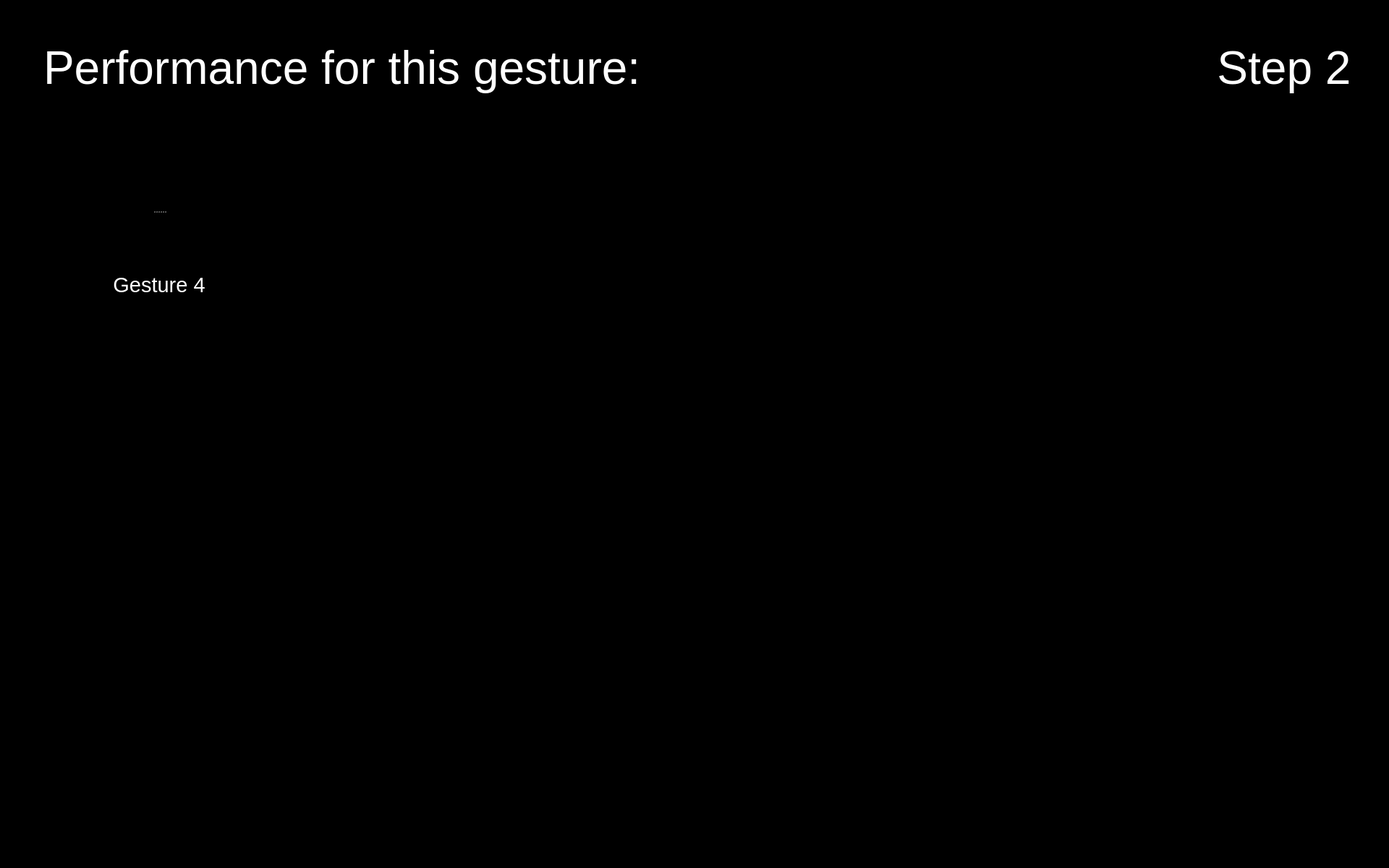
<?xml version="1.0" encoding="UTF-8"?>
<ui version="4.0">
 <class>Form</class>
 <widget class="QWidget" name="Form">
  <property name="geometry">
   <rect>
    <x>0</x>
    <y>0</y>
    <width>1920</width>
    <height>1200</height>
   </rect>
  </property>
  <property name="maximumSize">
   <size>
    <width>1920</width>
    <height>1200</height>
   </size>
  </property>
  <property name="windowTitle">
   <string>Form</string>
  </property>
  <property name="styleSheet">
   <string notr="true">background-color: rgb(0, 0, 0);</string>
  </property>
  <widget class="QPushButton" name="button_nav_left">
   <property name="enabled">
    <bool>true</bool>
   </property>
   <property name="geometry">
    <rect>
     <x>800</x>
     <y>560</y>
     <width>150</width>
     <height>150</height>
    </rect>
   </property>
   <property name="minimumSize">
    <size>
     <width>81</width>
     <height>81</height>
    </size>
   </property>
   <property name="maximumSize">
    <size>
     <width>150</width>
     <height>150</height>
    </size>
   </property>
   <property name="cursor">
    <cursorShape>OpenHandCursor</cursorShape>
   </property>
   <property name="focusPolicy">
    <enum>Qt::WheelFocus</enum>
   </property>
   <property name="contextMenuPolicy">
    <enum>Qt::DefaultContextMenu</enum>
   </property>
   <property name="layoutDirection">
    <enum>Qt::LeftToRight</enum>
   </property>
   <property name="autoFillBackground">
    <bool>false</bool>
   </property>
   <property name="styleSheet">
    <string notr="true"/>
   </property>
   <property name="icon">
    <iconset resource="resources/res.qrc">
     <normaloff>:/buttons/Button Left.svg</normaloff>:/buttons/Button Left.svg</iconset>
   </property>
   <property name="iconSize">
    <size>
     <width>144</width>
     <height>144</height>
    </size>
   </property>
   <property name="autoDefault">
    <bool>false</bool>
   </property>
   <property name="default">
    <bool>false</bool>
   </property>
   <property name="flat">
    <bool>true</bool>
   </property>
  </widget>
  <widget class="QPushButton" name="button_nav_right">
   <property name="enabled">
    <bool>true</bool>
   </property>
   <property name="geometry">
    <rect>
     <x>960</x>
     <y>560</y>
     <width>150</width>
     <height>150</height>
    </rect>
   </property>
   <property name="minimumSize">
    <size>
     <width>81</width>
     <height>81</height>
    </size>
   </property>
   <property name="maximumSize">
    <size>
     <width>150</width>
     <height>150</height>
    </size>
   </property>
   <property name="cursor">
    <cursorShape>OpenHandCursor</cursorShape>
   </property>
   <property name="focusPolicy">
    <enum>Qt::WheelFocus</enum>
   </property>
   <property name="contextMenuPolicy">
    <enum>Qt::DefaultContextMenu</enum>
   </property>
   <property name="layoutDirection">
    <enum>Qt::LeftToRight</enum>
   </property>
   <property name="autoFillBackground">
    <bool>false</bool>
   </property>
   <property name="styleSheet">
    <string notr="true"/>
   </property>
   <property name="icon">
    <iconset resource="resources/res.qrc">
     <normaloff>:/buttons/Button Right.svg</normaloff>:/buttons/Button Right.svg</iconset>
   </property>
   <property name="iconSize">
    <size>
     <width>144</width>
     <height>144</height>
    </size>
   </property>
   <property name="autoDefault">
    <bool>false</bool>
   </property>
   <property name="default">
    <bool>false</bool>
   </property>
   <property name="flat">
    <bool>true</bool>
   </property>
  </widget>
  <widget class="QPushButton" name="button_exit">
   <property name="enabled">
    <bool>true</bool>
   </property>
   <property name="geometry">
    <rect>
     <x>1760</x>
     <y>1040</y>
     <width>150</width>
     <height>150</height>
    </rect>
   </property>
   <property name="minimumSize">
    <size>
     <width>81</width>
     <height>81</height>
    </size>
   </property>
   <property name="maximumSize">
    <size>
     <width>150</width>
     <height>150</height>
    </size>
   </property>
   <property name="cursor">
    <cursorShape>OpenHandCursor</cursorShape>
   </property>
   <property name="focusPolicy">
    <enum>Qt::WheelFocus</enum>
   </property>
   <property name="contextMenuPolicy">
    <enum>Qt::DefaultContextMenu</enum>
   </property>
   <property name="icon">
    <iconset resource="resources/res.qrc">
     <normaloff>:/buttons/Button Exit.svg</normaloff>:/buttons/Button Exit.svg</iconset>
   </property>
   <property name="iconSize">
    <size>
     <width>144</width>
     <height>144</height>
    </size>
   </property>
   <property name="autoDefault">
    <bool>false</bool>
   </property>
   <property name="default">
    <bool>false</bool>
   </property>
   <property name="flat">
    <bool>true</bool>
   </property>
  </widget>
  <widget class="QLabel" name="label_plot_1">
   <property name="geometry">
    <rect>
     <x>490</x>
     <y>180</y>
     <width>850</width>
     <height>340</height>
    </rect>
   </property>
   <property name="maximumSize">
    <size>
     <width>1200</width>
     <height>480</height>
    </size>
   </property>
   <property name="font">
    <font>
     <pointsize>48</pointsize>
    </font>
   </property>
   <property name="styleSheet">
    <string notr="true">color: rgb(255, 255, 255);</string>
   </property>
   <property name="text">
    <string/>
   </property>
   <property name="scaledContents">
    <bool>true</bool>
   </property>
  </widget>
  <widget class="QLabel" name="icon_newbie_1">
   <property name="enabled">
    <bool>true</bool>
   </property>
   <property name="geometry">
    <rect>
     <x>490</x>
     <y>380</y>
     <width>100</width>
     <height>100</height>
    </rect>
   </property>
   <property name="sizePolicy">
    <sizepolicy hsizetype="Preferred" vsizetype="Preferred">
     <horstretch>0</horstretch>
     <verstretch>0</verstretch>
    </sizepolicy>
   </property>
   <property name="maximumSize">
    <size>
     <width>100</width>
     <height>100</height>
    </size>
   </property>
   <property name="text">
    <string/>
   </property>
   <property name="pixmap">
    <pixmap resource="resources/res.qrc">:/img/Icon User.png</pixmap>
   </property>
   <property name="scaledContents">
    <bool>true</bool>
   </property>
  </widget>
  <widget class="QLabel" name="image_step">
   <property name="geometry">
    <rect>
     <x>1650</x>
     <y>170</y>
     <width>250</width>
     <height>250</height>
    </rect>
   </property>
   <property name="font">
    <font>
     <pointsize>48</pointsize>
    </font>
   </property>
   <property name="styleSheet">
    <string notr="true">color: rgb(255, 255, 255);</string>
   </property>
   <property name="text">
    <string/>
   </property>
   <property name="pixmap">
    <pixmap resource="resources/res.qrc">:/detected steps/Detected Step2 Button.png</pixmap>
   </property>
   <property name="alignment">
    <set>Qt::AlignCenter</set>
   </property>
   <property name="wordWrap">
    <bool>true</bool>
   </property>
  </widget>
  <widget class="QLabel" name="icon_expert_1">
   <property name="enabled">
    <bool>true</bool>
   </property>
   <property name="geometry">
    <rect>
     <x>490</x>
     <y>220</y>
     <width>100</width>
     <height>100</height>
    </rect>
   </property>
   <property name="sizePolicy">
    <sizepolicy hsizetype="Preferred" vsizetype="Preferred">
     <horstretch>0</horstretch>
     <verstretch>0</verstretch>
    </sizepolicy>
   </property>
   <property name="maximumSize">
    <size>
     <width>100</width>
     <height>100</height>
    </size>
   </property>
   <property name="text">
    <string/>
   </property>
   <property name="pixmap">
    <pixmap resource="resources/res.qrc">:/img/Icon Expert.png</pixmap>
   </property>
   <property name="scaledContents">
    <bool>true</bool>
   </property>
  </widget>
  <widget class="QLabel" name="icon_reaction_1">
   <property name="enabled">
    <bool>true</bool>
   </property>
   <property name="geometry">
    <rect>
     <x>1400</x>
     <y>250</y>
     <width>200</width>
     <height>200</height>
    </rect>
   </property>
   <property name="sizePolicy">
    <sizepolicy hsizetype="Preferred" vsizetype="Preferred">
     <horstretch>0</horstretch>
     <verstretch>0</verstretch>
    </sizepolicy>
   </property>
   <property name="maximumSize">
    <size>
     <width>200</width>
     <height>200</height>
    </size>
   </property>
   <property name="text">
    <string/>
   </property>
   <property name="scaledContents">
    <bool>true</bool>
   </property>
  </widget>
  <widget class="QLabel" name="label_text_step">
   <property name="geometry">
    <rect>
     <x>1650</x>
     <y>20</y>
     <width>250</width>
     <height>150</height>
    </rect>
   </property>
   <property name="font">
    <font>
     <family>Arial</family>
     <pointsize>48</pointsize>
     <weight>9</weight>
     <italic>false</italic>
     <bold>false</bold>
    </font>
   </property>
   <property name="styleSheet">
    <string notr="true">font: 75 48pt &quot;Arial&quot;;
color: rgb(255, 255, 255);</string>
   </property>
   <property name="text">
    <string>Step 2</string>
   </property>
   <property name="textFormat">
    <enum>Qt::RichText</enum>
   </property>
   <property name="alignment">
    <set>Qt::AlignCenter</set>
   </property>
   <property name="wordWrap">
    <bool>true</bool>
   </property>
  </widget>
  <widget class="QSplitter" name="splitter_3">
   <property name="geometry">
    <rect>
     <x>60</x>
     <y>210</y>
     <width>320</width>
     <height>282</height>
    </rect>
   </property>
   <property name="orientation">
    <enum>Qt::Vertical</enum>
   </property>
   <widget class="QLabel" name="image_required_2">
    <property name="maximumSize">
     <size>
      <width>320</width>
      <height>240</height>
     </size>
    </property>
    <property name="text">
     <string/>
    </property>
    <property name="pixmap">
     <pixmap resource="resources/res.qrc">:/img/gesture4.png</pixmap>
    </property>
    <property name="scaledContents">
     <bool>true</bool>
    </property>
   </widget>
   <widget class="QLabel" name="text_required_2">
    <property name="font">
     <font>
      <family>Arial</family>
      <pointsize>22</pointsize>
      <weight>9</weight>
      <italic>false</italic>
      <bold>false</bold>
     </font>
    </property>
    <property name="styleSheet">
     <string notr="true">font: 75 22pt &quot;Arial&quot;;
color: rgb(255, 255, 255);</string>
    </property>
    <property name="text">
     <string>Gesture 4</string>
    </property>
    <property name="textFormat">
     <enum>Qt::PlainText</enum>
    </property>
    <property name="alignment">
     <set>Qt::AlignCenter</set>
    </property>
    <property name="wordWrap">
     <bool>true</bool>
    </property>
   </widget>
  </widget>
  <widget class="QLabel" name="label_trouble">
   <property name="geometry">
    <rect>
     <x>60</x>
     <y>20</y>
     <width>1280</width>
     <height>150</height>
    </rect>
   </property>
   <property name="font">
    <font>
     <family>Arial</family>
     <pointsize>48</pointsize>
     <weight>9</weight>
     <italic>false</italic>
     <bold>false</bold>
    </font>
   </property>
   <property name="styleSheet">
    <string notr="true">font: 75 48pt &quot;Arial&quot;;
color: rgb(255, 255, 255);</string>
   </property>
   <property name="text">
    <string>Performance for this gesture:</string>
   </property>
   <property name="textFormat">
    <enum>Qt::RichText</enum>
   </property>
   <property name="alignment">
    <set>Qt::AlignLeading|Qt::AlignLeft|Qt::AlignVCenter</set>
   </property>
   <property name="wordWrap">
    <bool>true</bool>
   </property>
  </widget>
 </widget>
 <resources>
  <include location="resources/res.qrc"/>
 </resources>
 <connections/>
</ui>
